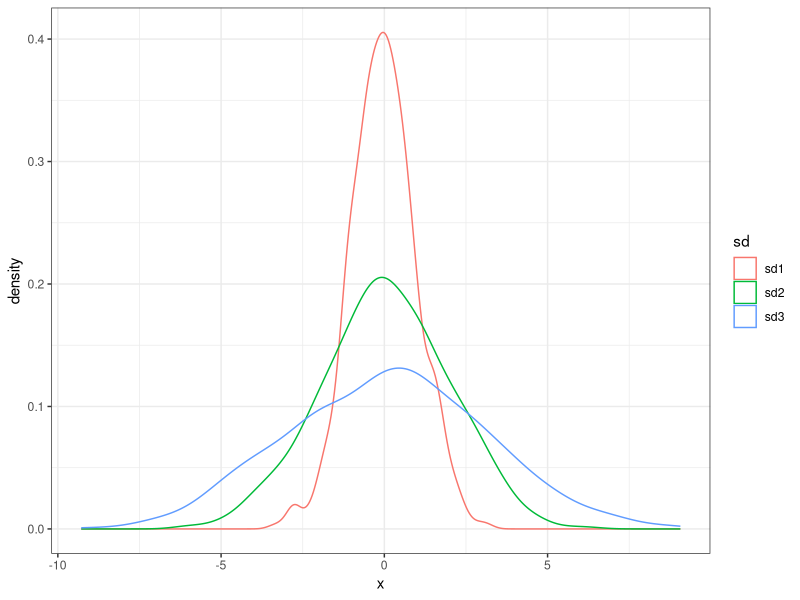
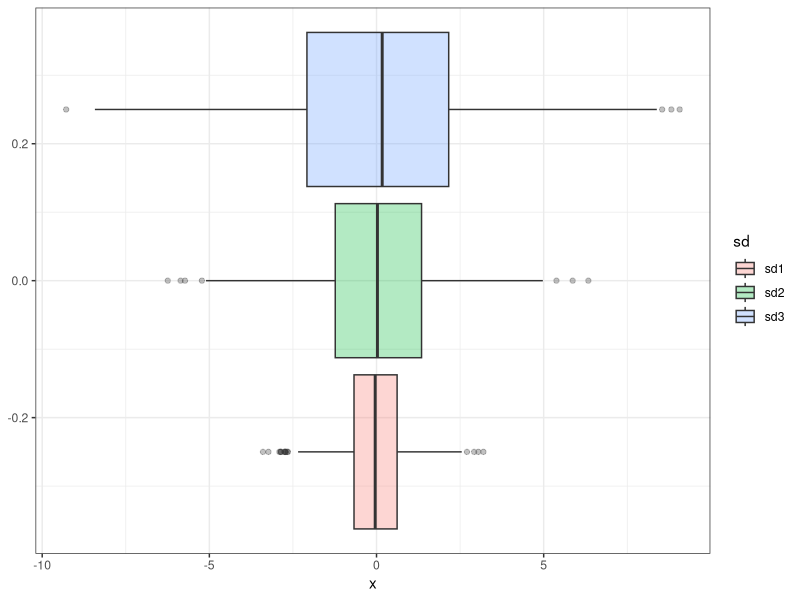
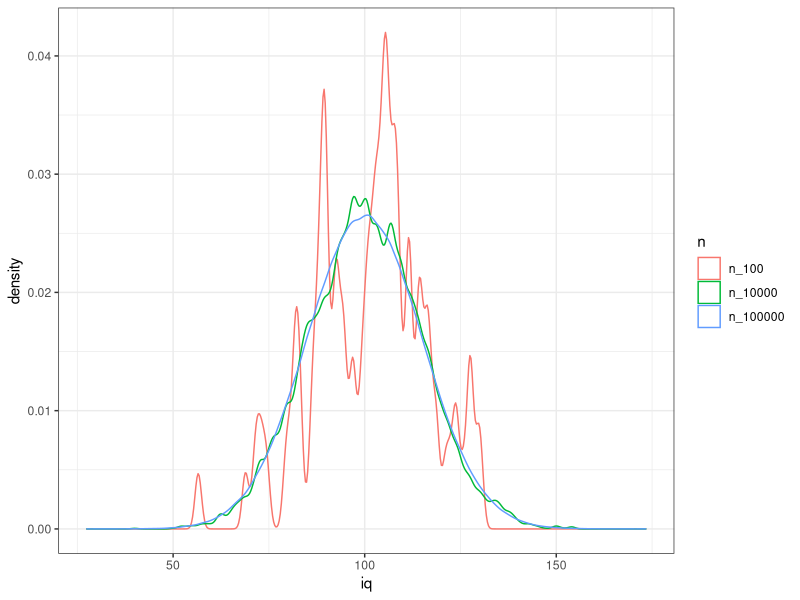

R code for these plots, in order:
### Libraries ######################################################################################

library(tidyverse)


### Solutions ######################################################################################

set.seed(1234)

### excercise 1 ------------------------------------------------------------------------------------

norm_sd1 <- rnorm(1000)
norm_sd2 <- rnorm(1000, sd = 2)
norm_sd3 <- rnorm(1000, sd = 3)

# my own range function

range_bk <- function(x){
  max(x) - min(x)
}

var_coef <- function(x){sd(x)/mean(x)}


normal_distr <- data.frame(sd1 = norm_sd1, sd2 = norm_sd2, sd3 = norm_sd3)

sapply(normal_distr, range_bk)
sapply(normal_distr, IQR)
sapply(normal_distr, var)
sapply(normal_distr, sd)
sapply(normal_distr, var_coef)     

#  niestabilne zachowanie wspolczynnika zmiennosci, miara wrazliwa gdy srednia bliska 0

ggplot(gather(normal_distr, "sd", "x"), aes(x, col = sd)) +
  geom_density() +
  theme_bw()

ggplot(gather(normal_distr, "sd", "x"), aes(y = x, fill = sd)) +
  geom_boxplot(alpha = 0.3) +
  coord_flip() +
  theme_bw()


### excercise 2 ------------------------------------------------------------------------------------

iq_n100 <- rnorm(100, mean = 100, sd = 15)
iq_n10000 <- rnorm(10000, mean = 100, sd = 15)
iq_n1000000 <- rnorm(1000000, mean = 100, sd = 15)

iq_df <- data.frame(n_100 = iq_n100, n_10000 = iq_n10000, n_100000 = iq_n1000000)
wechsler_iq <- c(80, 90, 110, 120)

iq_quantiles <- as.data.frame(sapply(iq_df, quantile, probs = c(0.1, 0.25, 0.75, 0.9)))
iq_quantiles


### n = 100

iq <- iq_n100
sd_iq <- sd(iq)
mean_iq <- mean(iq)
n <- length(iq)

sum(iq > (mean_iq - sd_iq) & iq< (mean_iq + sd_iq))/n # 1s 0.682
sum(iq > (mean_iq - 2 * sd_iq) & iq < (mean_iq + 2 * sd_iq))/n # 2s >= 0.955
sum(iq > (mean_iq- 3 * sd_iq) & iq < (mean_iq + 3 * sd_iq))/n # 2s >= 0.997

### n = 10000

iq <- iq_n10000
sd_iq <- sd(iq)
mean_iq <- mean(iq)
n <- length(iq)

sum(iq > (mean_iq - sd_iq) & iq< (mean_iq + sd_iq))/n # 1s 0.682
sum(iq > (mean_iq - 2 * sd_iq) & iq < (mean_iq + 2 * sd_iq))/n # 2s >= 0.955
sum(iq > (mean_iq- 3 * sd_iq) & iq < (mean_iq + 3 * sd_iq))/n # 2s >= 0.997

### n = 1000000

iq <- iq_n1000000
sd_iq <- sd(iq)
mean_iq <- mean(iq)
n <- length(iq)

sum(iq > (mean_iq - sd_iq) & iq< (mean_iq + sd_iq))/n # 1s 0.682
sum(iq > (mean_iq - 2 * sd_iq) & iq < (mean_iq + 2 * sd_iq))/n # 2s >= 0.955
sum(iq > (mean_iq- 3 * sd_iq) & iq < (mean_iq + 3 * sd_iq))/n # 2s >= 0.997

ggplot(gather(iq_df, 'n', 'iq'), aes(iq, col = n)) + 
  geom_density() +
  theme_bw()


### excercise 3 ------------------------------------------------------------------------------------

sapply(iris[,1:4], var_coef)    # najwieksza zmiennosc cechuje Petal.Width

iris %>%
  group_by(Species) %>%         # setosa  - Sepal.Width,  versicolor, viriginica  - Sepal.Length
  summarise_all(sd)